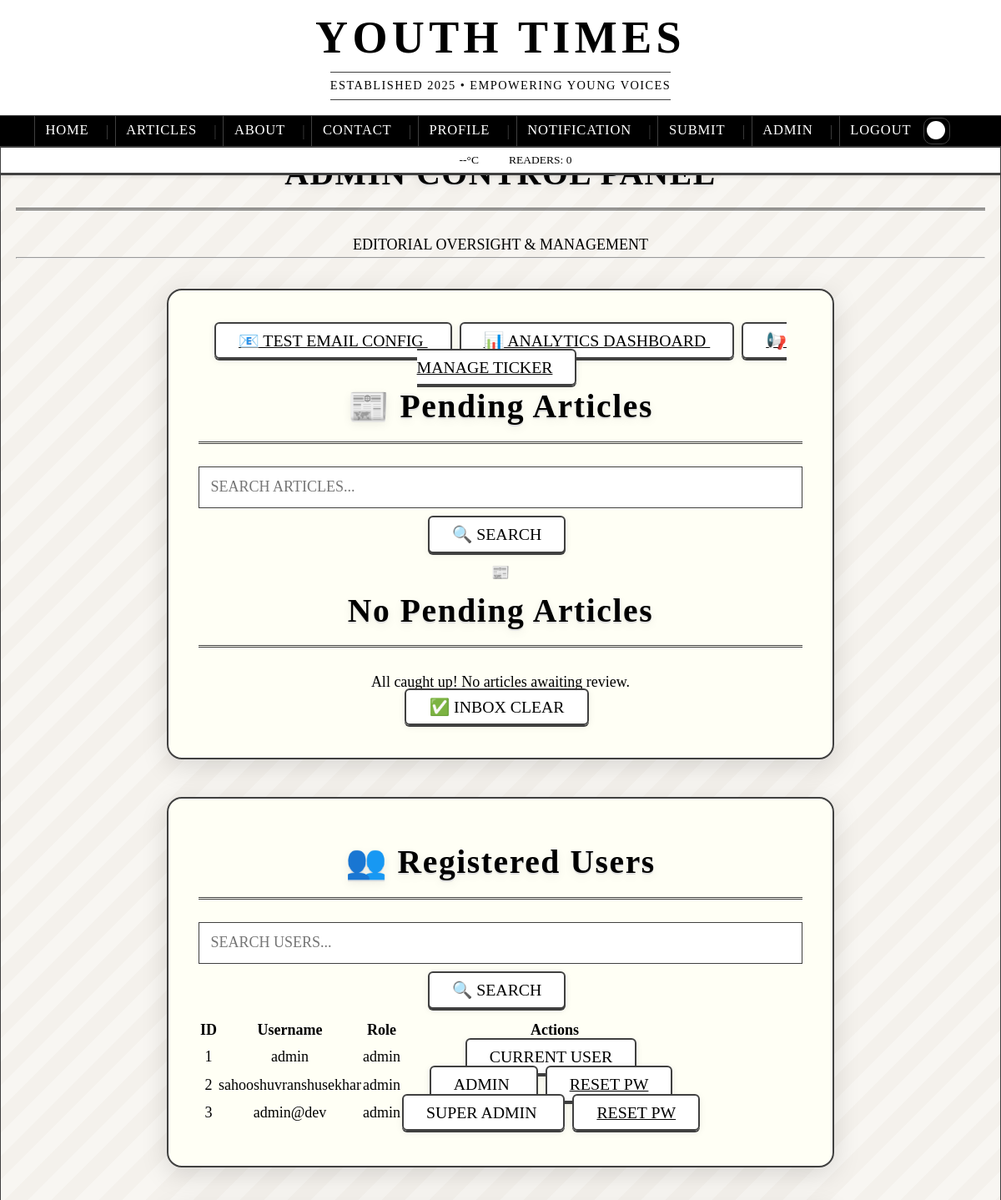
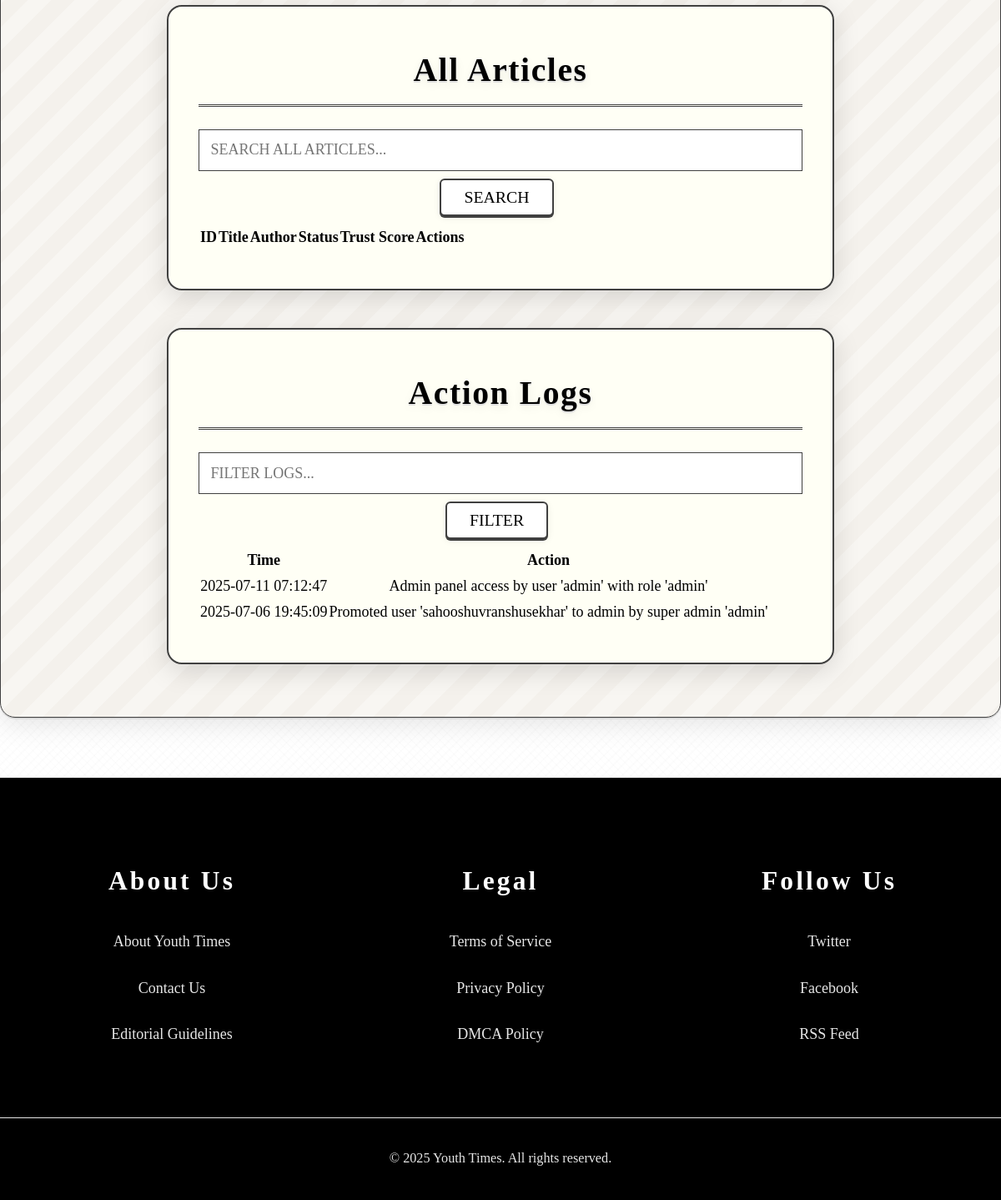
The page /admin/ (signed in) on the database its author committed (2 pictures, top to bottom).
### app/models.py (models this page shows, shortened)
class User(db.Model, UserMixin):
    id = db.Column(db.Integer, primary_key=True)
    username = db.Column(db.String(150), unique=True, nullable=False)
    password = db.Column(db.String(150), nullable=False)
    role = db.Column(db.String(10), default='user')
    is_super_admin = db.Column(db.Boolean, default=False)  # Cannot be demoted
    name = db.Column(db.String(150), nullable=True)
    bio = db.Column(db.Text, nullable=True)
    email = db.Column(db.String(150), unique=True, nullable=True)
    profile_image = db.Column(db.String(200), nullable=True)  # For uploaded image URLs
    date_of_birth = db.Column(db.Date, nullable=True)  # New: Date of birth
    gender = db.Column(db.String(20), nullable=True)  # New: Gender field
    is_confirmed = db.Column(db.Boolean, default=False)
    location = db.Column(db.String(100), nullable=True)
    website = db.Column(db.String(200), nullable=True)
    created_at = db.Column(db.DateTime, default=datetime.utcnow)
    @property
    def is_admin(self):
        return self.role == 'admin' or self.is_super_admin

class LogEntry(db.Model):
    id = db.Column(db.Integer, primary_key=True)
    article_id = db.Column(db.Integer, db.ForeignKey('article.id', ondelete='CASCADE'), nullable=True)
    action = db.Column(db.String(100), nullable=False)
    timestamp = db.Column(db.DateTime, default=db.func.now())
    article = db.relationship('Article', backref=db.backref('logs', cascade='all, delete-orphan'))

### app/routes/admin.py (the view)
@bp.route('/admin')
@bp.route('/admin/')
@login_required
def admin_panel():
    if current_user.is_authenticated:
        log_entry = LogEntry(action=f"Admin panel access by user '{current_user.username}' with role '{current_user.role}'")
        db.session.add(log_entry)
        db.session.commit()
    if current_user.role != 'admin':
        return redirect(url_for('articles.home'))
    article_search = request.args.get('article_search', '')
    page = request.args.get('page', 1, type=int)
    per_page = 10
    pending_query = Article.query.filter_by(status='pending')
    if article_search:
        pending_query = pending_query.filter(
            (Article.title.ilike(f"%{article_search}%")) |
            (Article.content.ilike(f"%{article_search}%"))
        )
    pending_query = pending_query.order_by(Article.id.desc())
    pag = pending_query.paginate(page=page, per_page=per_page, error_out=False)
    pending = pag.items
    user_search = request.args.get('user_search', '')
    user_page = request.args.get('user_page', 1, type=int)
    users_query = User.query
    if user_search:
        users_query = users_query.filter(
            (User.username.ilike(f"%{user_search}%")) |
            (User.role.ilike(f"%{user_search}%"))
        )
    users_pag = users_query.order_by(User.id).paginate(page=user_page, per_page=per_page, error_out=False)
    users = users_pag.items
    all_search = request.args.get('all_search', '')
    all_page = request.args.get('all_page', 1, type=int)
    all_articles_query = Article.query
    if all_search:
        all_articles_query = all_articles_query.filter(
            Article.title.ilike(f"%{all_search}%")
        )
    all_pag = all_articles_query.order_by(Article.id.desc()).paginate(page=all_page, per_page=per_page, error_out=False)
    all_articles = all_pag.items
    log_search = request.args.get('log_search', '')
    log_page = request.args.get('log_page', 1, type=int)
    logs_query = LogEntry.query
    if log_search:
        logs_query = logs_query.filter(LogEntry.action.ilike(f"%{log_search}%"))
    logs_pag = logs_query.order_by(LogEntry.timestamp.desc()).paginate(page=log_page, per_page=per_page, error_out=False)
    logs = logs_pag.items
    return render_template(
        'admin_panel.html',
        articles=pending,
        article_search=article_search,
        users=users,
        user_search=user_search,
        users_pag=users_pag,
        user_page=user_page,
        all_articles=all_articles,
        all_search=all_search,
        all_pag=all_pag,
        all_page=all_page,
        logs=logs,
        pag=pag,
        log_search=log_search,
        logs_pag=logs_pag,
        log_page=log_page
    )

### app/templates/admin_panel.html (shortened to what this page needs)
{% extends "base.html" %}
{% block content %}
<div class="newspaper-header text-center mb-8 newspaper-texture">
  <h1 class="headline-font text-3xl md:text-4xl font-bold typewriter">ADMIN CONTROL PANEL</h1>
  <p class="text-sm opacity-70 mt-2 tracking-wider uppercase">EDITORIAL OVERSIGHT & MANAGEMENT</p>
  <hr class="newspaper-divider">
</div>
<div class="vintage-card mb-8 newspaper-texture">
  <div class="mb-6 flex flex-wrap justify-center gap-4">
    <a href="{{ url_for('auth.test_email') }}" class="vintage-btn press-effect">
      📧 TEST EMAIL CONFIG
    </a>
    <a href="{{ url_for('admin.analytics_dashboard') }}" class="vintage-btn press-effect">
      📊 ANALYTICS DASHBOARD
    </a>
    <a href="{{ url_for('admin.manage_ticker') }}" class="vintage-btn press-effect">
      📢 MANAGE TICKER
    </a>
  </div>
  <div class="flex flex-col md:flex-row md:items-center md:justify-between mb-6">
    <h2 class="headline-font text-xl md:text-2xl font-bold uppercase border-b-2 border-black dark:border-white pb-2 mb-4 md:mb-0">
      📰 Pending Articles
    </h2>
    <form method="get" class="flex flex-col sm:flex-row space-y-2 sm:space-y-0 sm:space-x-2">
      <input type="text" name="article_search" value="{{ article_search }}"
             placeholder="SEARCH ARTICLES..." class="vintage-input text-sm" />
      <button type="submit" class="vintage-btn text-sm press-effect">🔍 SEARCH</button>
    </form>
  </div>
  {% if articles %}
    <div class="overflow-x-auto">
      <table class="min-w-full border-3 border-black">
        <thead class="bg-black text-white dark:bg-white dark:text-black">
          <tr>
            <th class="py-3 px-4 border-2 border-black dark:border-white font-bold uppercase">Title</th>
            <th class="py-3 px-4 border-2 border-black dark:border-white font-bold uppercase">Submitted By</th>
            <th class="py-3 px-4 border-2 border-black dark:border-white font-bold uppercase">Trust Score</th>
            <th class="py-3 px-4 border-2 border-black dark:border-white font-bold uppercase">Content</th>
            <th class="py-3 px-4 border-2 border-black dark:border-white font-bold uppercase">Actions</th>
          </tr>
        </thead>
        <tbody>
          {% for article in articles %}
          <tr class="hover:bg-gray-100 dark:hover:bg-gray-800">
            <td class="py-3 px-4 border-2 border-black dark:border-white font-bold">{{ article.title }}</td>
            <td class="py-3 px-4 border-2 border-black dark:border-white">{{ article.author.username }}</td>
            <td class="py-3 px-4 border-2 border-black dark:border-white">
              {% set score = article.trust_score or 0 %}
              <span class="vintage-btn text-xs {% if score >= 50 %}bg-green-100{% else %}bg-red-100{% endif %}">{{ score }}%</span>
            </td>
            <td class="py-3 px-4 border-2 border-black dark:border-white">{{ article.content[:200] }}{% if article.content|length > 200 %}...{% endif %}</td>
            <td class="py-3 px-4 border-2 border-black dark:border-white">
              <div class="flex flex-wrap gap-1">
                <a href="{{ url_for('articles.view_article', id=article.id) }}" class="vintage-btn text-xs">VIEW</a>
                <a href="{{ url_for('admin.edit_article', id=article.id) }}" class="vintage-btn text-xs">EDIT</a>
                <a href="{{ url_for('admin.delete_article', id=article.id) }}" class="vintage-btn text-xs">DELETE</a>
                <a href="{{ url_for('admin.approve_article', id=article.id) }}" class="vintage-btn text-xs">APPROVE</a>
                <a href="{{ url_for('admin.reject_article', id=article.id) }}" class="vintage-btn text-xs">REJECT</a>
              </div>
            </td>
          </tr>
          {% endfor %}
        </tbody>
      </table>
    </div>
    <nav class="mt-6 flex flex-col sm:flex-row justify-between items-center gap-4">
      {% if pag.has_prev %}
        <a href="{{ url_for('admin.admin_panel', page=pag.prev_num) }}" class="vintage-btn press-effect">
          ← PREVIOUS PAGE
        </a>
      {% else %}
        <span class="vintage-btn opacity-50">← PREVIOUS PAGE</span>
      {% endif %}
      <span class="text-sm font-bold">
        PAGE {{ pag.page }} OF {{ pag.pages }}
      </span>
      {% if pag.has_next %}
        <a href="{{ url_for('admin.admin_panel', page=pag.next_num) }}" class="vintage-btn press-effect">
          NEXT PAGE →
        </a>
      {% else %}
        <span class="vintage-btn opacity-50">NEXT PAGE →</span>
      {% endif %}
    </nav>
  {% else %}
    <div class="text-center py-12 newspaper-texture">
      <div class="text-6xl mb-4">📰</div>
      <p class="headline-font text-xl uppercase mb-2">No Pending Articles</p>
      <p class="text-sm opacity-70">All caught up! No articles awaiting review.</p>
      <div class="mt-4">
        <span class="vintage-btn text-xs">✅ INBOX CLEAR</span>
      </div>
    </div>
  {% endif %}
</div>
<div class="vintage-card mb-8 newspaper-texture">
  <div class="flex flex-col md:flex-row md:items-center md:justify-between mb-6">
    <h2 class="headline-font text-xl md:text-2xl font-bold uppercase border-b-2 border-black dark:border-white pb-2 mb-4 md:mb-0">
      👥 Registered Users
    </h2>
    <form method="get" class="flex flex-col sm:flex-row space-y-2 sm:space-y-0 sm:space-x-2">
      <input type="text" name="user_search" value="{{ user_search }}"
             placeholder="SEARCH USERS..." class="vintage-input text-sm" />
      <button type="submit" class="vintage-btn text-sm press-effect">🔍 SEARCH</button>
    </form>
  </div>
  {% if users %}
  <div class="overflow-x-auto">
    <table class="min-w-full border-3 border-black">
      <thead class="bg-black text-white dark:bg-white dark:text-black">
        <tr>
          <th class="py-3 px-4 border-2 border-black dark:border-white font-bold uppercase">ID</th>
          <th class="py-3 px-4 border-2 border-black dark:border-white font-bold uppercase">Username</th>
          <th class="py-3 px-4 border-2 border-black dark:border-white font-bold uppercase">Role</th>
          <th class="py-3 px-4 border-2 border-black dark:border-white font-bold uppercase">Actions</th>
        </tr>
      </thead>
      <tbody>
        {% for user in users %}
        <tr class="hover:bg-gray-100 dark:hover:bg-gray-800">
          <td class="py-3 px-4 border-2 border-black dark:border-white font-bold">{{ user.id }}</td>
          <td class="py-3 px-4 border-2 border-black dark:border-white font-bold">{{ user.username }}</td>
          <td class="py-3 px-4 border-2 border-black dark:border-white font-bold uppercase">{{ user.role }}</td>
          <td class="py-3 px-4 border-2 border-black dark:border-white">
            {% if user.id != current_user.id %}
              {% if user.role != 'admin' %}
                <div class="flex flex-wrap gap-1">
                  <a href="{{ url_for('admin.promote_user', id=user.id) }}" class="vintage-btn text-xs">PROMOTE</a>
                  <a href="{{ url_for('admin.delete_user', id=user.id) }}" class="vintage-btn text-xs">DELETE</a>
                  <a href="{{ url_for('admin.reset_password', id=user.id) }}" class="vintage-btn text-xs">RESET PW</a>
                </div>
              {% else %}
                <div class="flex flex-wrap gap-1">
                  <span class="vintage-btn text-xs">
                    {% if user.is_super_admin %}
                      SUPER ADMIN
                    {% else %}
                      ADMIN
                    {% endif %}
                  </span>
                  {% if not user.is_super_admin or current_user.is_super_admin %}
                    <a href="{{ url_for('admin.reset_password', id=user.id) }}" class="vintage-btn text-xs">RESET PW</a>
                  {% endif %}
                </div>
              {% endif %}
            {% else %}
              <span class="vintage-btn text-xs">CURRENT USER</span>
            {% endif %}
          </td>
        </tr>
        {% endfor %}
      </tbody>
    </table>
  </div>
  {% else %}
  <div class="text-center py-12 newspaper-texture">
      <div class="text-6xl mb-4">👥</div>
      <p class="headline-font text-xl uppercase mb-2">No Registered Users</p>
      <p class="text-sm opacity-70">No users match your search criteria.</p>
  </div>
  {% endif %}
</div>
<div class="vintage-card mb-8">
  <div class="flex flex-col md:flex-row md:items-center md:justify-between mb-6">
    <h2 class="headline-font text-2xl font-bold uppercase">All Articles</h2>
    <form method="get" class="flex flex-col md:flex-row space-y-2 md:space-y-0 md:space-x-2 mt-4 md:mt-0">
      <input type="text" name="all_search" value="{{ all_search }}" placeholder="SEARCH ALL ARTICLES..." class="vintage-input" />
      <button type="submit" class="vintage-btn">SEARCH</button>
    </form>
  </div>
  <div class="overflow-x-auto">
    <table class="min-w-full border-3 border-black">
      <thead class="bg-black text-white dark:bg-white dark:text-black">
        <tr>
          <th class="py-3 px-4 border-2 border-black dark:border-white font-bold uppercase">ID</th>
          <th class="py-3 px-4 border-2 border-black dark:border-white font-bold uppercase">Title</th>
          <th class="py-3 px-4 border-2 border-black dark:border-white font-bold uppercase">Author</th>
          <th class="py-3 px-4 border-2 border-black dark:border-white font-bold uppercase">Status</th>
          <th class="py-3 px-4 border-2 border-black dark:border-white font-bold uppercase">Trust Score</th>
          <th class="py-3 px-4 border-2 border-black dark:border-white font-bold uppercase">Actions</th>
        </tr>
      </thead>
    </table>
  </div>
</div>
<div class="vintage-card mb-8">
  <h2 class="headline-font text-2xl font-bold uppercase mb-6">Action Logs</h2>
  <form method="get" action="{{ url_for('admin.admin_panel') }}" class="flex flex-col md:flex-row md:items-center mb-6 space-y-2 md:space-y-0 md:space-x-2">
    <input type="text" name="log_search" placeholder="FILTER LOGS..." value="{{ log_search }}" class="vintage-input" />
    <button type="submit" class="vintage-btn">FILTER</button>
  </form>
  {% if logs %}
    <div class="overflow-x-auto">
      <table class="min-w-full border-3 border-black">
        <thead class="bg-black text-white dark:bg-white dark:text-black">
          <tr>
            <th class="py-3 px-4 border-2 border-black dark:border-white font-bold uppercase">Time</th>
            <th class="py-3 px-4 border-2 border-black dark:border-white font-bold uppercase">Action</th>
          </tr>
        </thead>
        <tbody>
          {% for entry in logs %}
          <tr class="hover:bg-gray-100 dark:hover:bg-gray-800">
            <td class="py-3 px-4 border-2 border-black dark:border-white font-mono font-bold">{{ entry.timestamp.strftime('%Y-%m-%d %H:%M:%S') }}</td>
            <td class="py-3 px-4 border-2 border-black dark:border-white">{{ entry.action }}</td>
          </tr>
          {% endfor %}
        </tbody>
      </table>
    </div>
  {% else %}
    <div class="text-center py-8">
      <p class="headline-font text-xl uppercase">No Console Logs</p>
      <p class="mt-2">System activity will appear here.</p>
    </div>
  {% endif %}
</div>
{% endblock %}

### rows shown on the page
User: id "1", username "admin", role "admin", shows "CURRENT USER"
User: id "2", username "sahooshuvranshusekhar", role "admin", is_super_admin "ADMIN"
User: id "3", username "admin@dev", role "admin", is_super_admin "SUPER ADMIN"
LogEntry: timestamp "2025-07-06 19:45:09", action "Promoted user 'sahooshuvranshusekhar' to admin by super admin 'admin'"

### other values the page prints
{{ visitors_count or 0 }} "0"
{{ entry.timestamp.strftime('%Y-%m-%d %H:%M:%S') }} "2025-07-11 07:12:47"
{{ entry.action }} "Admin panel access by user 'admin' with role 'admin'"
